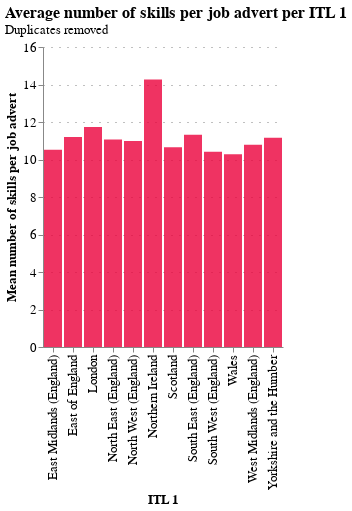

The cell this chart's notebook holds for it:
### Code cell
meanskills_per_date_chunked = job_ad_data.groupby('itl_1_name')['num_skills'].mean()
meanskills_per_date_chunked = pd.DataFrame(meanskills_per_date_chunked).reset_index().rename(
    columns={'num_skills': 'mean_num_skills', 'itl_1_name': 'itl_1'})

chart_title = 'Average number of skills per job advert per ITL 1'
chart_subtitle = 'Duplicates removed'

chart = alt.Chart(meanskills_per_date_chunked).mark_bar().encode(
    alt.X('itl_1', title='ITL 1'),
    alt.Y('mean_num_skills', title='Mean number of skills per job advert'),
    tooltip=['mean_num_skills']
).configure_mark(
    opacity=0.8,
    color=NESTA_COLOURS[4]
)
chart = configure_plots(chart, chart_title=chart_title, chart_subtitle=chart_subtitle)
# AltairSaver().save(chart, f"{today}_mean_num_skills_by_itl1")
chart

### Figure 1 — Vega-Lite specification as saved in the notebook (floating-point values rounded to 4 significant figures)
{"$schema": "https://vega.github.io/schema/vega-lite/v4.17.0.json", "config": {"axis": {"gridColor": "grey", "gridDash": [1, 7], "labelFont": "Averta Demo", "labelFontSize": 13, "titleFont": "Averta Demo", "titleFontSize": 13}, "header": {"labelFont": "Averta Demo", "titleFont": "Averta Demo"}, "legend": {"labelFont": "Averta Demo", "labelFontSize": 13, "titleFont": "Averta Demo", "titleFontSize": 16}, "mark": {"color": "#EB003B", "opacity": 0.8}, "range": {"category": ["#0000FF", "#FDB633", "#18A48C", "#9A1BBE", "#EB003B", "#FF6E47", "#646363", "#0F294A", "#97D9E3", "#A59BEE", "#F6A4B7", "#D2C9C0", "#000000"], "ordinal": {"scheme": ["#0000FF", "#FDB633", "#18A48C", "#9A1BBE", "#EB003B", "#FF6E47", "#646363", "#0F294A", "#97D9E3", "#A59BEE", "#F6A4B7", "#D2C9C0", "#000000"]}}, "title": {"anchor": "start", "font": "Averta Demo"}, "view": {"strokeWidth": 0}}, "data": {"name": "data-a0ad53ed50dfa55621e6728db35d6c19"}, "datasets": {"data-a0ad53ed50dfa55621e6728db35d6c19": [{"itl_1": "East Midlands (England)", "mean_num_skills": 10.51}, {"itl_1": "East of England", "mean_num_skills": 11.19}, {"itl_1": "London", "mean_num_skills": 11.73}, {"itl_1": "North East (England)", "mean_num_skills": 11.07}, {"itl_1": "North West (England)", "mean_num_skills": 10.98}, {"itl_1": "Northern Ireland", "mean_num_skills": 14.26}, {"itl_1": "Scotland", "mean_num_skills": 10.66}, {"itl_1": "South East (England)", "mean_num_skills": 11.32}, {"itl_1": "South West (England)", "mean_num_skills": 10.41}, {"itl_1": "Wales", "mean_num_skills": 10.27}, {"itl_1": "West Midlands (England)", "mean_num_skills": 10.78}, {"itl_1": "Yorkshire and the Humber", "mean_num_skills": 11.16}]}, "encoding": {"tooltip": [{"field": "mean_num_skills", "type": "quantitative"}], "x": {"field": "itl_1", "title": "ITL 1", "type": "nominal"}, "y": {"field": "mean_num_skills", "title": "Mean number of skills per job advert", "type": "quantitative"}}, "mark": "bar", "title": {"anchor": "start", "fontSize": 16, "subtitle": "Duplicates removed", "subtitleFont": "Averta Demo", "subtitleFontSize": 13, "text": "Average number of skills per job advert per ITL 1"}}
